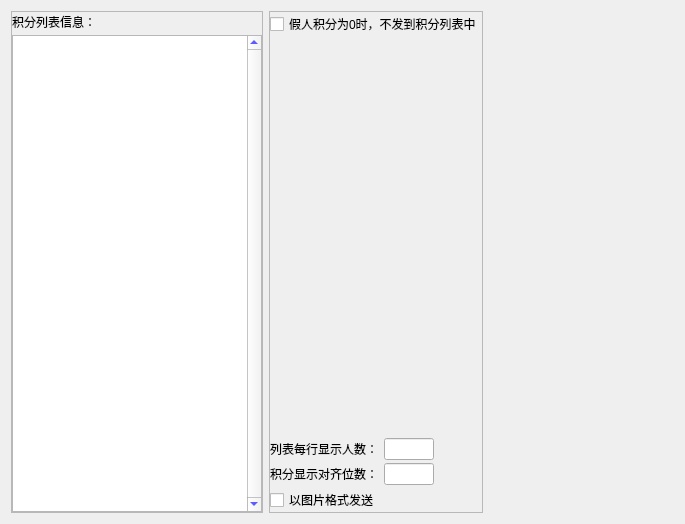
<?xml version="1.0" encoding="UTF-8"?>
<ui version="4.0">
 <class>ForScoreWidget</class>
 <widget class="QWidget" name="ForScoreWidget">
  <property name="geometry">
   <rect>
    <x>0</x>
    <y>0</y>
    <width>685</width>
    <height>524</height>
   </rect>
  </property>
  <property name="windowTitle">
   <string>积分</string>
  </property>
  <layout class="QHBoxLayout" name="horizontalLayout_5">
   <item>
    <widget class="QFrame" name="frame">
     <property name="sizePolicy">
      <sizepolicy hsizetype="Fixed" vsizetype="Preferred">
       <horstretch>0</horstretch>
       <verstretch>0</verstretch>
      </sizepolicy>
     </property>
     <property name="frameShape">
      <enum>QFrame::StyledPanel</enum>
     </property>
     <property name="frameShadow">
      <enum>QFrame::Raised</enum>
     </property>
     <layout class="QVBoxLayout" name="verticalLayout_2">
      <property name="spacing">
       <number>3</number>
      </property>
      <property name="leftMargin">
       <number>0</number>
      </property>
      <property name="topMargin">
       <number>0</number>
      </property>
      <property name="rightMargin">
       <number>0</number>
      </property>
      <property name="bottomMargin">
       <number>0</number>
      </property>
      <item>
       <layout class="QHBoxLayout" name="horizontalLayout">
        <item>
         <widget class="QLabel" name="label">
          <property name="text">
           <string>积分列表信息：</string>
          </property>
         </widget>
        </item>
        <item>
         <spacer name="horizontalSpacer">
          <property name="orientation">
           <enum>Qt::Horizontal</enum>
          </property>
          <property name="sizeHint" stdset="0">
           <size>
            <width>40</width>
            <height>20</height>
           </size>
          </property>
         </spacer>
        </item>
       </layout>
      </item>
      <item>
       <widget class="QTextEdit" name="textEdit">
        <property name="sizePolicy">
         <sizepolicy hsizetype="Fixed" vsizetype="Expanding">
          <horstretch>0</horstretch>
          <verstretch>0</verstretch>
         </sizepolicy>
        </property>
        <property name="maximumSize">
         <size>
          <width>250</width>
          <height>16777215</height>
         </size>
        </property>
        <property name="styleSheet">
         <string notr="true">color: rgb(0, 0, 255);</string>
        </property>
        <property name="verticalScrollBarPolicy">
         <enum>Qt::ScrollBarAlwaysOn</enum>
        </property>
       </widget>
      </item>
     </layout>
    </widget>
   </item>
   <item>
    <widget class="QFrame" name="frame_2">
     <property name="sizePolicy">
      <sizepolicy hsizetype="Fixed" vsizetype="Preferred">
       <horstretch>0</horstretch>
       <verstretch>0</verstretch>
      </sizepolicy>
     </property>
     <property name="frameShape">
      <enum>QFrame::StyledPanel</enum>
     </property>
     <property name="frameShadow">
      <enum>QFrame::Raised</enum>
     </property>
     <layout class="QVBoxLayout" name="verticalLayout">
      <property name="spacing">
       <number>3</number>
      </property>
      <property name="leftMargin">
       <number>0</number>
      </property>
      <property name="topMargin">
       <number>0</number>
      </property>
      <property name="rightMargin">
       <number>0</number>
      </property>
      <property name="bottomMargin">
       <number>0</number>
      </property>
      <item>
       <widget class="QCheckBox" name="checkBox">
        <property name="text">
         <string>假人积分为0时，不发到积分列表中</string>
        </property>
       </widget>
      </item>
      <item>
       <spacer name="verticalSpacer">
        <property name="orientation">
         <enum>Qt::Vertical</enum>
        </property>
        <property name="sizeHint" stdset="0">
         <size>
          <width>20</width>
          <height>377</height>
         </size>
        </property>
       </spacer>
      </item>
      <item>
       <layout class="QHBoxLayout" name="horizontalLayout_4">
        <item>
         <widget class="QLabel" name="label_2">
          <property name="text">
           <string>列表每行显示人数：</string>
          </property>
         </widget>
        </item>
        <item>
         <widget class="QLineEdit" name="lineEdit">
          <property name="sizePolicy">
           <sizepolicy hsizetype="Fixed" vsizetype="Fixed">
            <horstretch>0</horstretch>
            <verstretch>0</verstretch>
           </sizepolicy>
          </property>
          <property name="maximumSize">
           <size>
            <width>50</width>
            <height>16777215</height>
           </size>
          </property>
          <property name="styleSheet">
           <string notr="true">color: rgb(0, 0, 255);</string>
          </property>
          <property name="alignment">
           <set>Qt::AlignCenter</set>
          </property>
         </widget>
        </item>
        <item>
         <spacer name="horizontalSpacer_3">
          <property name="orientation">
           <enum>Qt::Horizontal</enum>
          </property>
          <property name="sizeHint" stdset="0">
           <size>
            <width>40</width>
            <height>20</height>
           </size>
          </property>
         </spacer>
        </item>
       </layout>
      </item>
      <item>
       <layout class="QHBoxLayout" name="horizontalLayout_3">
        <item>
         <widget class="QLabel" name="label_3">
          <property name="text">
           <string>积分显示对齐位数：</string>
          </property>
         </widget>
        </item>
        <item>
         <widget class="QLineEdit" name="lineEdit_2">
          <property name="sizePolicy">
           <sizepolicy hsizetype="Fixed" vsizetype="Fixed">
            <horstretch>0</horstretch>
            <verstretch>0</verstretch>
           </sizepolicy>
          </property>
          <property name="maximumSize">
           <size>
            <width>50</width>
            <height>16777215</height>
           </size>
          </property>
          <property name="styleSheet">
           <string notr="true">color: rgb(0, 0, 255);</string>
          </property>
          <property name="alignment">
           <set>Qt::AlignCenter</set>
          </property>
         </widget>
        </item>
        <item>
         <spacer name="horizontalSpacer_4">
          <property name="orientation">
           <enum>Qt::Horizontal</enum>
          </property>
          <property name="sizeHint" stdset="0">
           <size>
            <width>40</width>
            <height>20</height>
           </size>
          </property>
         </spacer>
        </item>
       </layout>
      </item>
      <item>
       <layout class="QHBoxLayout" name="horizontalLayout_2">
        <item>
         <widget class="QCheckBox" name="checkBox_4">
          <property name="text">
           <string>以图片格式发送</string>
          </property>
         </widget>
        </item>
        <item>
         <spacer name="horizontalSpacer_5">
          <property name="orientation">
           <enum>Qt::Horizontal</enum>
          </property>
          <property name="sizeHint" stdset="0">
           <size>
            <width>40</width>
            <height>20</height>
           </size>
          </property>
         </spacer>
        </item>
       </layout>
      </item>
     </layout>
    </widget>
   </item>
   <item>
    <spacer name="horizontalSpacer_2">
     <property name="orientation">
      <enum>Qt::Horizontal</enum>
     </property>
     <property name="sizeHint" stdset="0">
      <size>
       <width>146</width>
       <height>20</height>
      </size>
     </property>
    </spacer>
   </item>
  </layout>
 </widget>
 <layoutdefault spacing="6" margin="11"/>
 <resources/>
 <connections/>
</ui>
